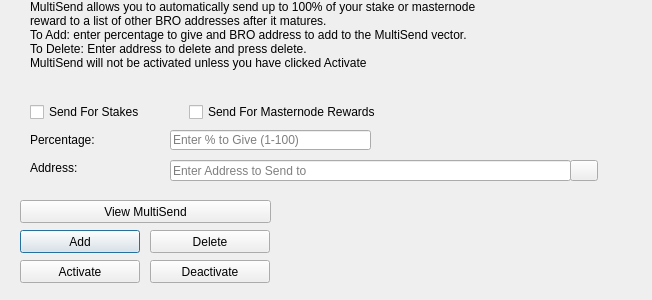
<?xml version="1.0" encoding="UTF-8"?>
<ui version="4.0">
 <class>MultiSendDialog</class>
 <widget class="QDialog" name="MultiSendDialog">
  <property name="windowModality">
   <enum>Qt::NonModal</enum>
  </property>
  <property name="geometry">
   <rect>
    <x>0</x>
    <y>0</y>
    <width>652</width>
    <height>300</height>
   </rect>
  </property>
  <property name="windowTitle">
   <string>MultiSend</string>
  </property>
  <widget class="QLineEdit" name="multiSendPercentEdit">
   <property name="geometry">
    <rect>
     <x>170</x>
     <y>130</y>
     <width>201</width>
     <height>20</height>
    </rect>
   </property>
   <property name="toolTip">
    <string>Enter whole numbers 1 - 100</string>
   </property>
   <property name="placeholderText">
    <string>Enter % to Give (1-100)</string>
   </property>
  </widget>
  <widget class="QLineEdit" name="multiSendAddressEdit">
   <property name="geometry">
    <rect>
     <x>170</x>
     <y>160</y>
     <width>401</width>
     <height>21</height>
    </rect>
   </property>
   <property name="toolTip">
    <string/>
   </property>
   <property name="placeholderText">
    <string>Enter Address to Send to</string>
   </property>
  </widget>
  <widget class="QLabel" name="label_2">
   <property name="geometry">
    <rect>
     <x>30</x>
     <y>0</y>
     <width>451</width>
     <height>121</height>
    </rect>
   </property>
   <property name="lineWidth">
    <number>1</number>
   </property>
   <property name="text">
    <string>MultiSend allows you to automatically send up to 100% of your stake or masternode reward to a list of other BRO addresses after it matures.
To Add: enter percentage to give and BRO address to add to the MultiSend vector.
To Delete: Enter address to delete and press delete.
MultiSend will not be activated unless you have clicked Activate</string>
   </property>
   <property name="alignment">
    <set>Qt::AlignLeading|Qt::AlignLeft|Qt::AlignTop</set>
   </property>
   <property name="wordWrap">
    <bool>true</bool>
   </property>
  </widget>
  <widget class="QLabel" name="message">
   <property name="geometry">
    <rect>
     <x>290</x>
     <y>200</y>
     <width>351</width>
     <height>91</height>
    </rect>
   </property>
   <property name="text">
    <string/>
   </property>
  </widget>
  <widget class="QPushButton" name="addButton">
   <property name="geometry">
    <rect>
     <x>20</x>
     <y>230</y>
     <width>120</width>
     <height>23</height>
    </rect>
   </property>
   <property name="toolTip">
    <string/>
   </property>
   <property name="statusTip">
    <string>Add to MultiSend Vector</string>
   </property>
   <property name="text">
    <string>Add</string>
   </property>
  </widget>
  <widget class="QPushButton" name="disableButton">
   <property name="geometry">
    <rect>
     <x>150</x>
     <y>260</y>
     <width>120</width>
     <height>23</height>
    </rect>
   </property>
   <property name="statusTip">
    <string>Deactivate MultiSend</string>
   </property>
   <property name="text">
    <string>Deactivate</string>
   </property>
  </widget>
  <widget class="QPushButton" name="addressBookButton">
   <property name="geometry">
    <rect>
     <x>570</x>
     <y>160</y>
     <width>28</width>
     <height>21</height>
    </rect>
   </property>
   <property name="toolTip">
    <string>Choose an address from the address book</string>
   </property>
   <property name="text">
    <string/>
   </property>
   <property name="icon">
    <iconset resource="../bitradio.qrc">
     <normaloff>:/icons/address-book</normaloff>:/icons/address-book</iconset>
   </property>
   <property name="shortcut">
    <string>Alt+A</string>
   </property>
   <property name="autoDefault">
    <bool>false</bool>
   </property>
  </widget>
  <widget class="QLabel" name="label">
   <property name="geometry">
    <rect>
     <x>30</x>
     <y>130</y>
     <width>121</width>
     <height>20</height>
    </rect>
   </property>
   <property name="toolTip">
    <string>Percentage of stake to send</string>
   </property>
   <property name="text">
    <string>Percentage:</string>
   </property>
  </widget>
  <widget class="QLabel" name="label_5">
   <property name="geometry">
    <rect>
     <x>30</x>
     <y>160</y>
     <width>111</width>
     <height>16</height>
    </rect>
   </property>
   <property name="toolTip">
    <string>Address to send portion of stake to</string>
   </property>
   <property name="text">
    <string>Address:</string>
   </property>
  </widget>
  <widget class="QPushButton" name="deleteButton">
   <property name="geometry">
    <rect>
     <x>150</x>
     <y>230</y>
     <width>120</width>
     <height>23</height>
    </rect>
   </property>
   <property name="toolTip">
    <string/>
   </property>
   <property name="statusTip">
    <string>Delete Address From MultiSend Vector</string>
   </property>
   <property name="text">
    <string>Delete</string>
   </property>
  </widget>
  <widget class="QPushButton" name="activateButton">
   <property name="geometry">
    <rect>
     <x>20</x>
     <y>260</y>
     <width>120</width>
     <height>23</height>
    </rect>
   </property>
   <property name="statusTip">
    <string>Activate MultiSend</string>
   </property>
   <property name="text">
    <string>Activate</string>
   </property>
  </widget>
  <widget class="QPushButton" name="viewButton">
   <property name="geometry">
    <rect>
     <x>20</x>
     <y>200</y>
     <width>251</width>
     <height>23</height>
    </rect>
   </property>
   <property name="toolTip">
    <string/>
   </property>
   <property name="statusTip">
    <string>View MultiSend Vector</string>
   </property>
   <property name="text">
    <string>View MultiSend</string>
   </property>
  </widget>
  <widget class="QWidget" name="horizontalLayoutWidget">
   <property name="geometry">
    <rect>
     <x>30</x>
     <y>100</y>
     <width>351</width>
     <height>24</height>
    </rect>
   </property>
   <layout class="QHBoxLayout" name="horizontalLayout">
    <item>
     <widget class="QCheckBox" name="multiSendStakeCheckBox">
      <property name="text">
       <string>Send For Stakes</string>
      </property>
     </widget>
    </item>
    <item>
     <widget class="QCheckBox" name="multiSendMasternodeCheckBox">
      <property name="text">
       <string>Send For Masternode Rewards</string>
      </property>
     </widget>
    </item>
   </layout>
  </widget>
 </widget>
 <resources>
  <include location="../bitradio.qrc"/>
 </resources>
 <connections/>
</ui>
